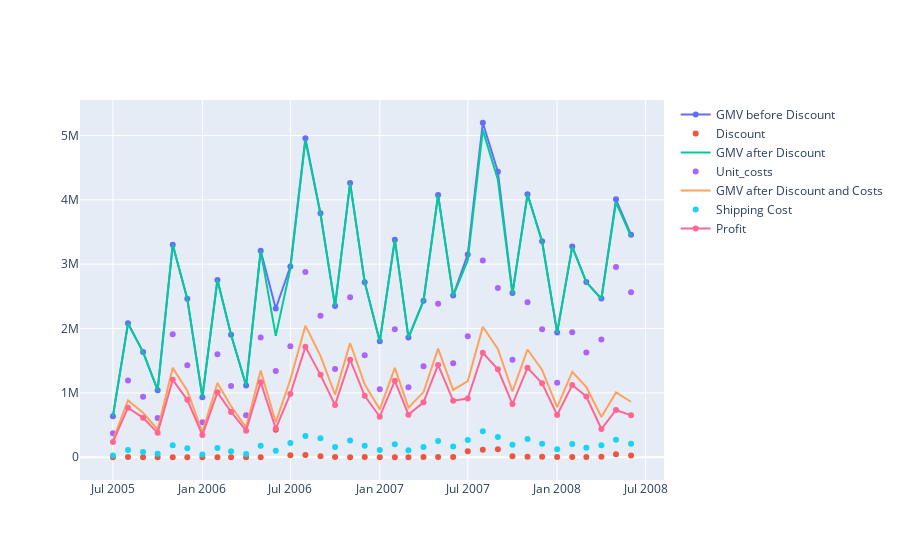

Write notebook code for a chart like this one.
### Code cell
## Profit Waterfall

fig = go.Figure()
fig.add_trace(go.Scatter(x=df3.year_month, y=df3.gmv_bef_discount,
                    mode='lines+markers',
                    name='GMV before Discount'))
fig.add_trace(go.Scatter(x=df3.year_month, y=df3.gmv_discount,
                    mode='markers',
                    name='Discount'))
fig.add_trace(go.Scatter(x=df3.year_month, y=df3.gmv_aft_discount,
                    mode='lines',
                    name='GMV after Discount'))
fig.add_trace(go.Scatter(x=df3.year_month, y=df3.gmv_cost,
                    mode='markers',
                    name='Unit_costs'))
fig.add_trace(go.Scatter(x=df3.year_month, y=df3.gmv_aft_discount_cost,
                    mode='lines',
                    name='GMV after Discount and Costs'))
fig.add_trace(go.Scatter(x=df3.year_month, y=df3.gmv_shipping_cost,
                    mode='markers',
                    name='Shipping Cost'))
fig.add_trace(go.Scatter(x=df3.year_month, y=df3.profit,
                    mode='lines+markers',
                    name='Profit'))
fig.show()
